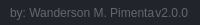
              <widget class="QFrame" name="frame_grip">
               <property name="minimumSize">
                <size>
                 <width>0</width>
                 <height>25</height>
                </size>
               </property>
               <property name="maximumSize">
                <size>
                 <width>16777215</width>
                 <height>25</height>
                </size>
               </property>
               <property name="styleSheet">
                <string notr="true">background-color: rgb(33, 37, 43);</string>
               </property>
               <property name="frameShape">
                <enum>QFrame::NoFrame</enum>
               </property>
               <property name="frameShadow">
                <enum>QFrame::Raised</enum>
               </property>
               <layout class="QHBoxLayout" name="horizontalLayout_6">
                <property name="spacing">
                 <number>0</number>
                </property>
                <property name="leftMargin">
                 <number>0</number>
                </property>
                <property name="topMargin">
                 <number>0</number>
                </property>
                <property name="rightMargin">
                 <number>2</number>
                </property>
                <property name="bottomMargin">
                 <number>0</number>
                </property>
                <item>
                 <widget class="QFrame" name="frame_label_bottom">
                  <property name="frameShape">
                   <enum>QFrame::NoFrame</enum>
                  </property>
                  <property name="frameShadow">
                   <enum>QFrame::Raised</enum>
                  </property>
                  <layout class="QHBoxLayout" name="horizontalLayout_7">
                   <property name="spacing">
                    <number>0</number>
                   </property>
                   <property name="leftMargin">
                    <number>10</number>
                   </property>
                   <property name="topMargin">
                    <number>0</number>
                   </property>
                   <property name="rightMargin">
                    <number>10</number>
                   </property>
                   <property name="bottomMargin">
                    <number>0</number>
                   </property>
                   <item>
                    <widget class="QLabel" name="label_credits">
                     <property name="font">
                      <font>
                       <family>Segoe UI</family>
                      </font>
                     </property>
                     <property name="styleSheet">
                      <string notr="true">color: rgb(98, 103, 111);</string>
                     </property>
                     <property name="text">
                      <string>by: Wanderson M. Pimenta</string>
                     </property>
                    </widget>
                   </item>
                   <item>
                    <widget class="QLabel" name="label_version">
                     <property name="maximumSize">
                      <size>
                       <width>100</width>
                       <height>16777215</height>
                      </size>
                     </property>
                     <property name="font">
                      <font>
                       <family>Segoe UI</family>
                      </font>
                     </property>
                     <property name="styleSheet">
                      <string notr="true">color: rgb(98, 103, 111);</string>
                     </property>
                     <property name="text">
                      <string>v2.0.0</string>
                     </property>
                     <property name="alignment">
                      <set>Qt::AlignRight|Qt::AlignTrailing|Qt::AlignVCenter</set>
                     </property>
                    </widget>
                   </item>
                  </layout>
                 </widget>
                </item>
                <item>
                 <widget class="QFrame" name="frame_size_grip">
                  <property name="maximumSize">
                   <size>
                    <width>20</width>
                    <height>20</height>
                   </size>
                  </property>
                  <property name="styleSheet">
                   <string notr="true">QSizeGrip {
	background-image: url(:/16x16/icons/16x16/cil-size-grip.png);
	background-position: center;
	background-repeat: no-reperat;
}</string>
                  </property>
                  <property name="frameShape">
                   <enum>QFrame::NoFrame</enum>
                  </property>
                  <property name="frameShadow">
                   <enum>QFrame::Raised</enum>
                  </property>
                 </widget>
                </item>
               </layout>
              </widget>
